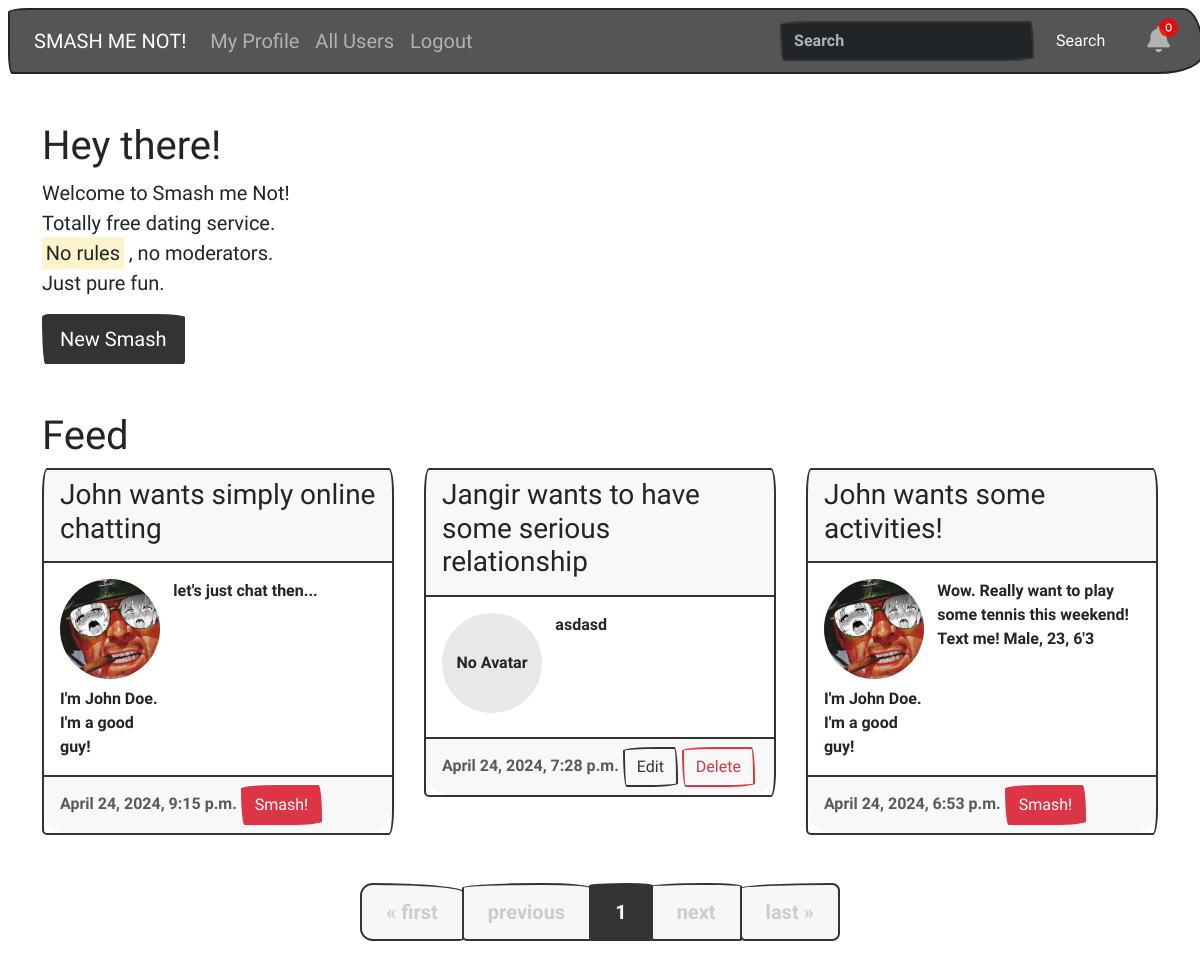
The app's page / (signed in) with its own data.
### core/models.py (models this page shows, shortened)
class Post(models.Model):
    feed = models.ForeignKey(Feed, on_delete=models.CASCADE, related_name='posts')
    user = models.ForeignKey(User, on_delete=models.CASCADE)
    description = models.CharField(max_length=255, blank=True)
    date_posted = models.DateTimeField(default=timezone.now)
    tags = models.CharField(max_length=100, blank=True)

class Feed(models.Model):
    CATEGORY_CHOICES = [
        ('to have some serious relationship', 'Serious Relationship'),
        ('to have... a one night stand, wow!', 'One Night Stand'),
        ('to become friends with benefits', 'Friends with Benefits'),
        ('simply online chatting', 'Online Chatting'),
        ('some activities!', 'Activities')
    ]
    category = models.CharField(max_length=100, choices=CATEGORY_CHOICES)

### user/models.py (models this page shows, shortened)
class Profile(models.Model):
    user = models.OneToOneField(User, on_delete=models.CASCADE)
    bio = models.TextField(blank=True)
    telegram = models.CharField(max_length=255, blank=True)
    slug = AutoSlugField(populate_from='user', unique=True)
    avatar = models.ImageField(upload_to='avatars/', blank=True)
    photo_1 = models.ImageField(upload_to='photos/', blank=True)
    photo_2 = models.ImageField(upload_to='photos/', blank=True)
    photo_3 = models.ImageField(upload_to='photos/', blank=True)
    photo_4 = models.ImageField(upload_to='photos/', blank=True)
    photo_5 = models.ImageField(upload_to='photos/', blank=True)
    photo_6 = models.ImageField(upload_to='photos/', blank=True)

### core/views.py (the view)
# urls.py: path('', PostListView.as_view(), name='home'),
class PostListView(ListView):
    model = Post
    template_name = 'core/home.html'
    context_object_name = 'posts'
    ordering = ['-date_posted']
    paginate_by = 3
    def get_context_data(self, **kwargs):
        context = super().get_context_data(**kwargs)
        if self.request.user.is_authenticated:
            liked_posts = Post.objects.filter(likes__user=self.request.user)
            context['liked_posts'] = liked_posts
        return context

### core/templates/core/home.html (shortened to what this page needs)
{% extends 'base.html' %}
{% block content %}
    <div class="container-fluid">
        <div class="row">
            <div class="col-12">
                {% include 'header.html' %}
            </div>
        </div>
    </div>
    <div class="container">
        <header>
            <h1 class="mt-5">Hey there!</h1>
            <p class="lead">Welcome to Smash me Not! <br>Totally free dating service. <br>
                <mark>No rules</mark>
                , no moderators. <br>Just pure fun.
            </p>
        </header>
        <section>
            {% if user.is_authenticated %}
                <a href="{% url 'post-create' %}" class="btn btn-primary btn-lg">New Smash</a>
            {% endif %}
        </section>
    </div>
    <div class="container">
        <header>
            <h1 class="mt-5">Feed</h1>
        </header>
        <section>
            <div class="card-row">
                {% for post in page_obj %}
                    <div class="card-col md-4">
                        <div class="card mb-4">
                            <div class="card-header">
                                <h3 class="card-title">{{ post.user.first_name }} wants {{ post.feed.category }}</h3>
                            </div>
                            <div class="card-body">
                                <div class="row">
                                    <div class="col-md-4">
                                        <div class="profile-avatar mb-2">
                                            {% if post.user.profile.avatar %}
                                                <img src="{{ post.user.profile.avatar.url }}" alt="Avatar">
                                            {% else %}
                                                <span style="display: flex; justify-content: center; align-items: center; width: 100%; height: 100%;">No Avatar</span>
                                            {% endif %}
                                        </div>
                                        <p class="card-text">{{ post.user.profile.bio }}</p>
                                    </div>
                                    <div class="col-md-8">
                                        <p class="card-text">{{ post.description }}</p>
                                    </div>
                                </div>
                            </div>
                            <div class="card-footer text-muted">
                                {{ post.date_posted }}
                                {% if user.is_authenticated %}
                                    {% if post.user == request.user %}
                                        <a href="{% url 'post-update' post.id %}"
                                           class="btn btn-outline-primary">Edit</a>
                                        <a href="{% url 'post-delete' post.id %}"
                                           class="btn btn-outline-danger">Delete</a>
                                    {% else %}
                                        <button type="button" class="btn btn-danger"
                                                onclick="showTelegram('{{ post.user.profile.telegram }}')">Smash!
                                        </button>
                                    {% endif %}
                                {% endif %}
                            </div>
                        </div>
                    </div>
                {% endfor %}
            </div>
        </section>
    </div>
    <div class="d-flex justify-content-center mt-4">
        <ul class="pagination pagination-lg">
            {% if page_obj.has_previous %}
                <li class="page-item">
                    <a class="page-link" href="?page=1">&laquo; first</a>
                </li>
                <li class="page-item">
                    <a class="page-link" href="?page={{ page_obj.previous_page_number }}">previous</a>
                </li>
            {% else %}
                <li class="page-item disabled">
                    <span class="page-link">&laquo; first</span>
                </li>
                <li class="page-item disabled">
                    <span class="page-link">previous</span>
                </li>
            {% endif %}
            <li class="page-item active">
                <span class="page-link">{{ page_obj.number }}</span>
            </li>
            {% if page_obj.has_next %}
                <li class="page-item">
                    <a class="page-link" href="?page={{ page_obj.next_page_number }}">next</a>
                </li>
                <li class="page-item">
                    <a class="page-link" href="?page={{ page_obj.paginator.num_pages }}">last &raquo;</a>
                </li>
            {% else %}
                <li class="page-item disabled">
                    <span class="page-link">next</span>
                </li>
                <li class="page-item disabled">
                    <span class="page-link">last &raquo;</span>
                </li>
            {% endif %}
        </ul>
    </div>
{% endblock %}

### static/css/styles.css (style rules this page uses)
.container-fluid { padding-left: 0 !important; padding-right: 0 !important; }
.row > * { flex-shrink: 0; max-width: 100%; padding-right: 0; padding-left: calc(var(--bs-gutter-x) * .5); margin-top: var(--bs-gutter-y); }
.card-row { display: flex; flex-wrap: wrap; margin-right: -15px; margin-left: -15px; }
.card-col { flex: 0 0 33.333%; max-width: 33.333%; padding-right: 15px; padding-left: 15px; }
.image-wrapper, .profile-avatar { width: 100px; height: 100px; border-radius: 50%; background-color: #E8E8E8; overflow: hidden; }
.image-wrapper img, .profile-avatar img { object-fit: cover; width: 100%; height: 100%; }

### records on screen
Post: user.first_name "John", feed.category "simply online chatting", user.profile.avatar (picture), user.profile.bio "I'm John Doe. I'm a good guy!", description "let's just chat then...", date_posted "April 24, 2024, 9:15 p.m."
Post: user.first_name "Jangir", feed.category "to have some serious relationship", shows "No Avatar", description "asdasd", date_posted "April 24, 2024, 7:28 p.m.", shows "Edit"
Post: user.first_name "John", feed.category "some activities!", user.profile.avatar (picture), user.profile.bio "I'm John Doe. I'm a good guy!", description "Wow. Really want to play some tennis this weekend! Text me! Male, 23, 6'3", date_posted "April 24, 2024, 6:53 p.m."

### other values on screen
{{ page_obj.number }} "1"
